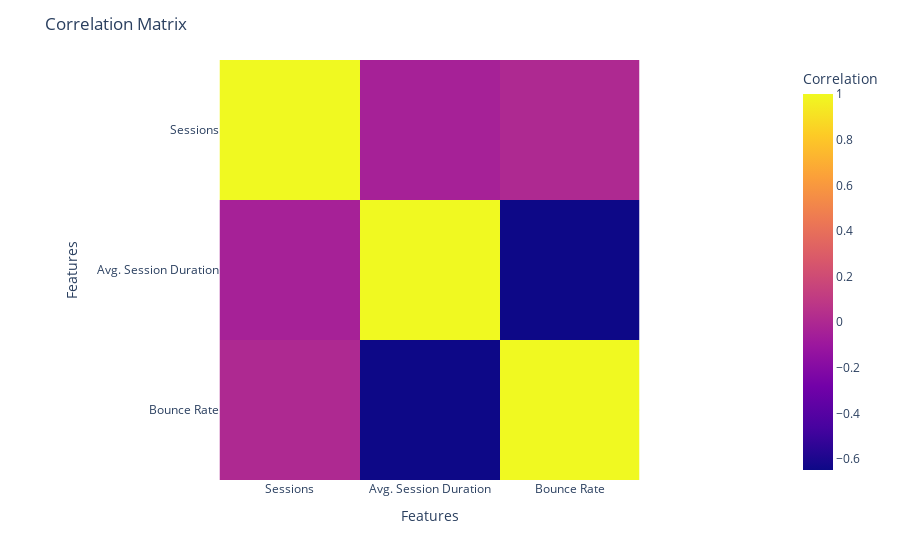

Notebook code for this chart:
### Markdown cell above
- Now let's have a look at the correlation matrix before moving forward

### Code cell
# Exclude 'Client_Id' column from the dataset
data_without_id = data.drop('Client ID', axis=1)

# Calculate the correlation matrix
correlation_matrix = data_without_id.corr()

# Visulaize the correlation matrix
correlation_fig = px.imshow(correlation_matrix, labels=dict(x='Features', y='Features', color='Correlation'))
correlation_fig.update_layout(title='Correlation Matrix')
correlation_fig.show()

pio.write_image(correlation_fig, './images/image1.png')

### Figure 1 — Plotly figure (JSON) as saved in the notebook; plotly's stock layout.template omitted (floating-point values rounded to 4 significant figures)
{"data": [{"coloraxis": "coloraxis", "hovertemplate": "Features: %{x}<br>Features: %{y}<br>Correlation: %{z}<extra></extra>", "name": "0", "type": "heatmap", "x": ["Sessions", "Avg. Session Duration", "Bounce Rate"], "xaxis": "x", "y": ["Sessions", "Avg. Session Duration", "Bounce Rate"], "yaxis": "y", "z": [[1, -0.04367, 0.003748], [-0.04367, 1, -0.6471], [0.003748, -0.6471, 1]]}], "layout": {"coloraxis": {"colorbar": {"title": {"text": "Correlation"}}, "colorscale": [[0, "#0d0887"], [0.1111, "#46039f"], [0.2222, "#7201a8"], [0.3333, "#9c179e"], [0.4444, "#bd3786"], [0.5556, "#d8576b"], [0.6667, "#ed7953"], [0.7778, "#fb9f3a"], [0.8889, "#fdca26"], [1, "#f0f921"]]}, "margin": {"t": 60}, "title": {"text": "Correlation Matrix"}, "xaxis": {"anchor": "y", "constrain": "domain", "domain": [0, 1], "scaleanchor": "y", "title": {"text": "Features"}}, "yaxis": {"anchor": "x", "autorange": "reversed", "constrain": "domain", "domain": [0, 1], "title": {"text": "Features"}}}}
